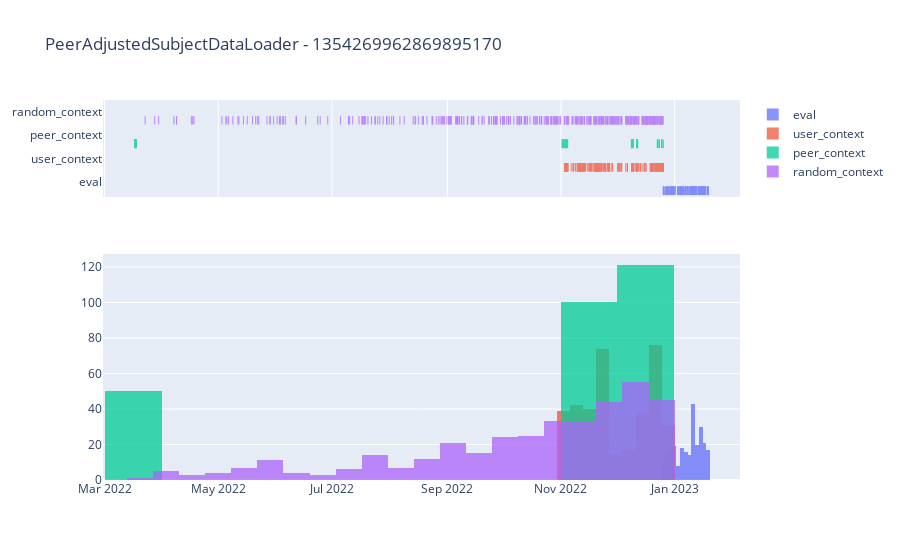

Notebook code cell kept with this figure:
### Code cell
plot_random_user_dataset()

### Figure 1 — Plotly figure (JSON) as saved in the notebook; plotly's stock layout.template omitted (floating-point values rounded to 4 significant figures; data arrays with more than 128 entries replaced by an {"elided": "..."} marker saying what was removed)
{"data": [{"boxpoints": "all", "fillcolor": "rgba(255,255,255,0)", "hoveron": "points", "hovertext": {"elided": "250 str values"}, "jitter": 0, "line": {"color": "rgba(255,255,255,0)"}, "marker": {"color": "#636EFA", "symbol": "line-ns-open"}, "name": "eval", "opacity": 0.75, "showlegend": false, "type": "box", "x": {"elided": "250 str values"}, "xaxis": "x", "yaxis": "y"}, {"marker": {"color": "#636EFA"}, "name": "eval", "opacity": 0.75, "type": "histogram", "x": {"elided": "250 str values"}, "xaxis": "x2", "yaxis": "y2"}, {"boxpoints": "all", "fillcolor": "rgba(255,255,255,0)", "hoveron": "points", "hovertext": {"elided": "371 str values"}, "jitter": 0, "line": {"color": "rgba(255,255,255,0)"}, "marker": {"color": "#EF553B", "symbol": "line-ns-open"}, "name": "user_context", "opacity": 0.75, "showlegend": false, "type": "box", "x": {"elided": "371 str values"}, "xaxis": "x", "yaxis": "y"}, {"marker": {"color": "#EF553B"}, "name": "user_context", "opacity": 0.75, "type": "histogram", "x": {"elided": "371 str values"}, "xaxis": "x2", "yaxis": "y2"}, {"boxpoints": "all", "fillcolor": "rgba(255,255,255,0)", "hoveron": "points", "hovertext": {"elided": "271 str values"}, "jitter": 0, "line": {"color": "rgba(255,255,255,0)"}, "marker": {"color": "#00CC96", "symbol": "line-ns-open"}, "name": "peer_context", "opacity": 0.75, "showlegend": false, "type": "box", "x": {"elided": "271 str values"}, "xaxis": "x", "yaxis": "y"}, {"marker": {"color": "#00CC96"}, "name": "peer_context", "opacity": 0.75, "type": "histogram", "x": {"elided": "271 str values"}, "xaxis": "x2", "yaxis": "y2"}, {"boxpoints": "all", "fillcolor": "rgba(255,255,255,0)", "hoveron": "points", "hovertext": {"elided": "372 str values"}, "jitter": 0, "line": {"color": "rgba(255,255,255,0)"}, "marker": {"color": "#AB63FA", "symbol": "line-ns-open"}, "name": "random_context", "opacity": 0.75, "showlegend": false, "type": "box", "x": {"elided": "372 str values"}, "xaxis": "x", "yaxis": "y"}, {"marker": {"color": "#AB63FA"}, "name": "random_context", "opacity": 0.75, "type": "histogram", "x": {"elided": "372 str values"}, "xaxis": "x2", "yaxis": "y2"}], "layout": {"barmode": "overlay", "title": {"text": "PeerAdjustedSubjectDataLoader - 1354269962869895170"}, "xaxis": {"anchor": "y", "domain": [0, 1], "matches": "x2", "showticklabels": false}, "xaxis2": {"anchor": "y2", "domain": [0, 1]}, "yaxis": {"anchor": "x", "domain": [0.745, 1]}, "yaxis2": {"anchor": "x2", "domain": [0, 0.595]}}}
